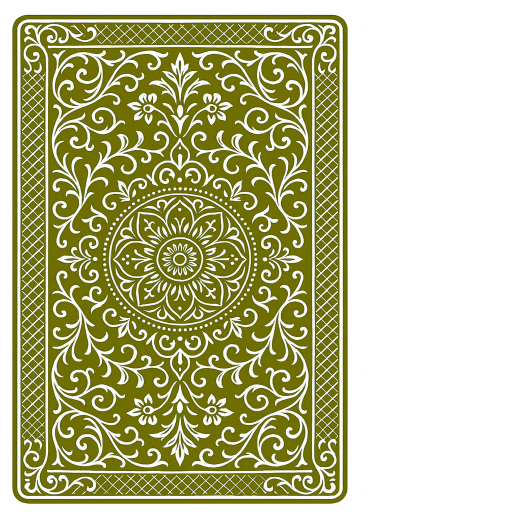
#> input picture CollectibleCards/source/art/playingcards/card_back_4.png, 1024 x 1024 px (shown at 1/2 size)
$ python resize_single_vinyl.py -i ../../CollectibleCards/source/art/playingcards/card_back_4.png
#> lines starting #> are read from the running program, lines starting #| are printed output that depends on the picture
"""
Resize one vinyl cover image to a DayZ-friendly canvas.

Steps:
  1) Resize to width=1024 while maintaining aspect ratio.
  2) If resulting height > 512, instead fit within 1024x512.
  3) Pad to a 1024x512 transparent canvas, anchoring the content at the bottom-left.

Saves PNG output. Useful for testing on a single image.
"""

from __future__ import annotations

import argparse
import sys
from pathlib import Path

from PIL import Image, ImageOps


def compute_resize_to_width(original_w: int, original_h: int, target_w: int) -> tuple[int, int]:
    if original_w <= 0 or original_h <= 0:
        raise ValueError("Invalid source dimensions")
    scale = target_w / float(original_w)
    new_h = max(1, round(original_h * scale))
    return target_w, new_h


def compute_fit_within(original_w: int, original_h: int, max_w: int, max_h: int) -> tuple[int, int]:
    if original_w <= 0 or original_h <= 0:
        raise ValueError("Invalid source dimensions")
    scale = min(max_w / float(original_w), max_h / float(original_h))
    new_w = max(1, int(round(original_w * scale)))
    new_h = max(1, int(round(original_h * scale)))
    return new_w, new_h


def process_one(src_path: Path, dst_path: Path, *, target_w: int = 1024, target_h: int = 512, dry_run: bool = False) -> tuple[bool, str]:
    try:
        with Image.open(src_path) as im:
            im = ImageOps.exif_transpose(im)
            ow, oh = im.size

            new_w, new_h = compute_resize_to_width(ow, oh, target_w)
            if new_h > target_h:
                new_w, new_h = compute_fit_within(ow, oh, target_w, target_h)

            if dry_run:
                return True, f"{src_path.name}: {ow}x{oh} -> resized {new_w}x{new_h} -> canvas {target_w}x{target_h}"

            im_resized = im.resize((new_w, new_h), Image.Resampling.LANCZOS)
            if im_resized.mode not in ("RGBA", "LA"):
                im_resized = im_resized.convert("RGBA")
            else:
                im_resized = im_resized.convert("RGBA")

            canvas = Image.new("RGBA", (target_w, target_h), (0, 0, 0, 0))
            paste_y = target_h - new_h
            canvas.paste(im_resized, (0, paste_y), im_resized)

            dst_path.parent.mkdir(parents=True, exist_ok=True)
            canvas.save(dst_path, format="PNG", optimize=True)

            return True, f"Saved: {dst_path}"
    except Exception as e:
        return False, f"ERROR: {e}"


def main(argv: list[str] | None = None) -> int:
    parser = argparse.ArgumentParser(description="Resize a single vinyl image to 1024x512 (bottom-left anchored)")
    parser.add_argument("--input", "-i", type=Path, required=True, help="Path to source image")
    parser.add_argument("--output", "-o", type=Path, default=None, help="Path to save output PNG (default: alongside source with _1024x512 suffix)")
    parser.add_argument("--width", type=int, default=1024, help="Target canvas width (default: 1024)")
    parser.add_argument("--height", type=int, default=512, help="Target canvas height (default: 512)")
    parser.add_argument("--dry-run", action="store_true", help="Do not write files; just print planned operations")

    args = parser.parse_args(argv)

    src: Path = args.input
    if not src.exists() or not src.is_file():
        print(f"Input file not found: {src}", file=sys.stderr)
        return 2

    if args.output is None:
        # Apply naming convention: iat_vinyl_{originalfilename}_co.png next to the source
        # Replace '-' with '_' in the original filename stem
        safe_stem = src.stem.replace('-', '_')
        dst = src.with_name(f"iat_vinyl_{safe_stem}_co.png")
    else:
        dst = args.output

    ok, msg = process_one(src, dst, target_w=args.width, target_h=args.height, dry_run=args.dry_run)
#> in process_one, im is the input picture: PIL image 1024x1024 RGBA; mean R, G, B, A 113.4, 113.9, 69.1, 182
#> in process_one, `im_resized = im.resize((new_w, new_h), Image.Resampling.LANCZOS)`:
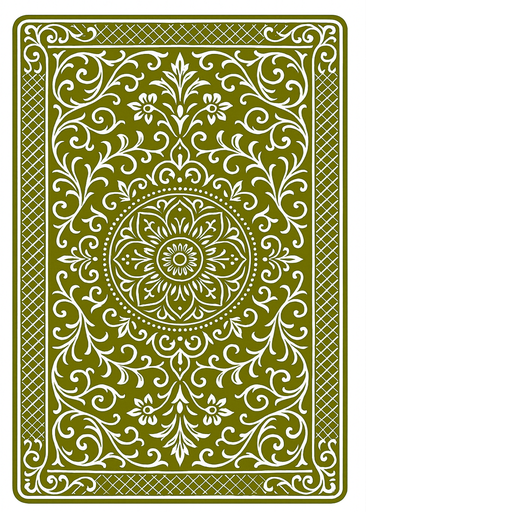
#> im_resized: PIL image 512x512 RGBA; mean R, G, B, A 113.5, 114.1, 70.4, 182; transparent parts drawn white
#> in process_one, `canvas = Image.new("RGBA", (target_w, target_h), (0, 0, 0, 0))`: canvas: PIL image 1024x512 RGBA; every value is 0
#> in process_one, `canvas.paste(im_resized, (0, paste_y), im_resized)`:
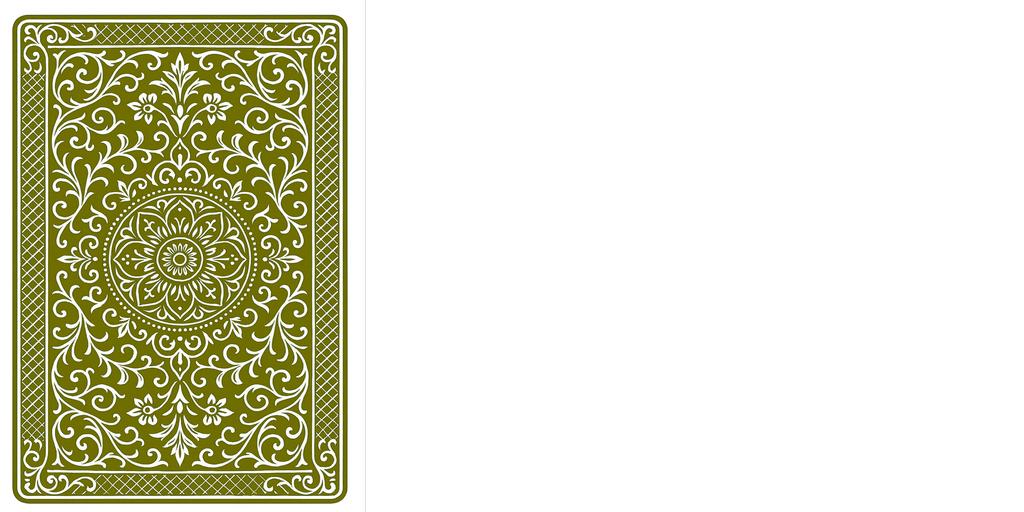
#> canvas: PIL image 1024x512 RGBA; mean R, G, B, A 56.4, 56.7, 34.8, 90.9; transparent parts drawn white
    print(msg)
    return 0 if ok else 1


if __name__ == "__main__":
    raise SystemExit(main())
#> (the program exits here)
